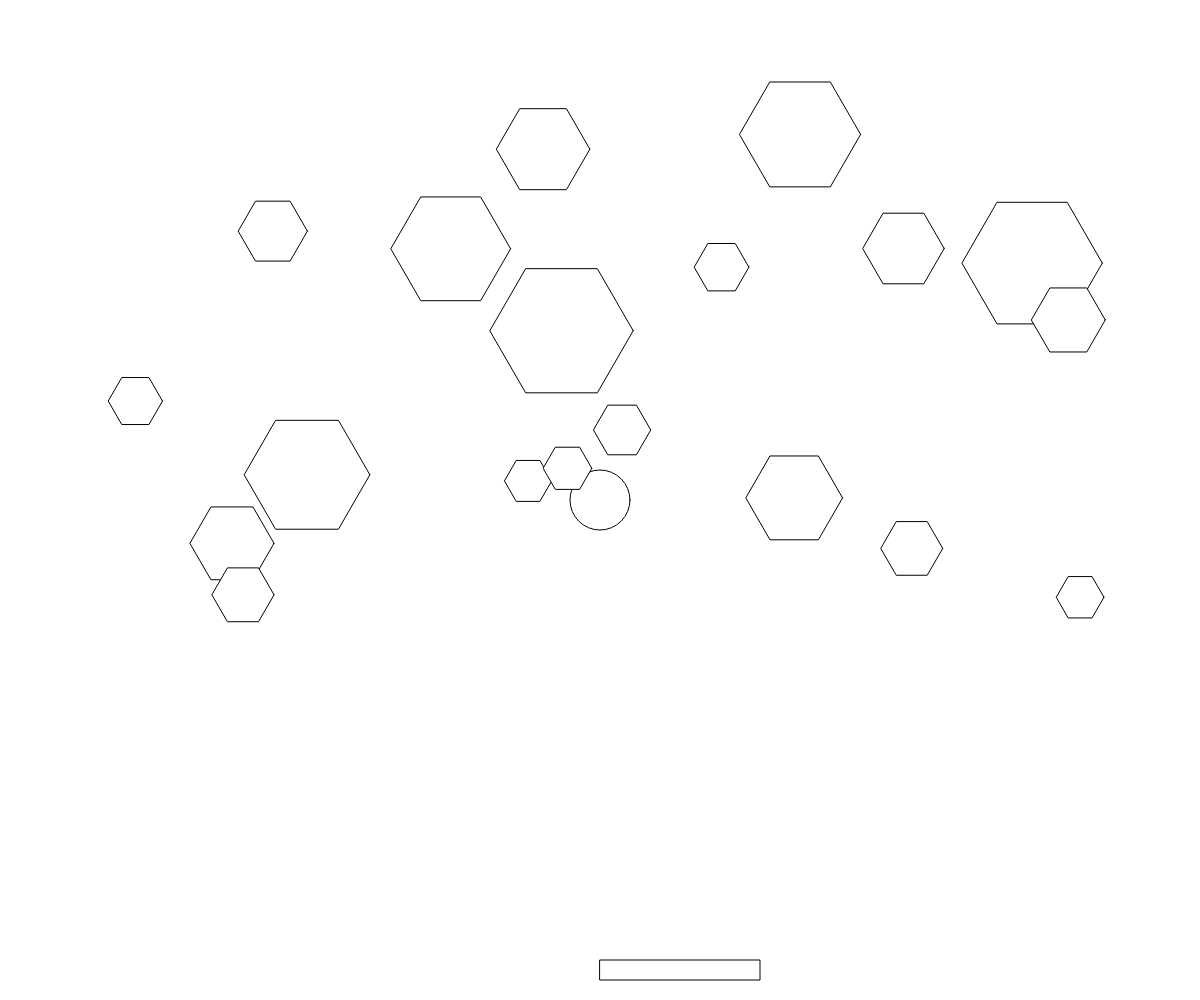
Frame 1 (no input)
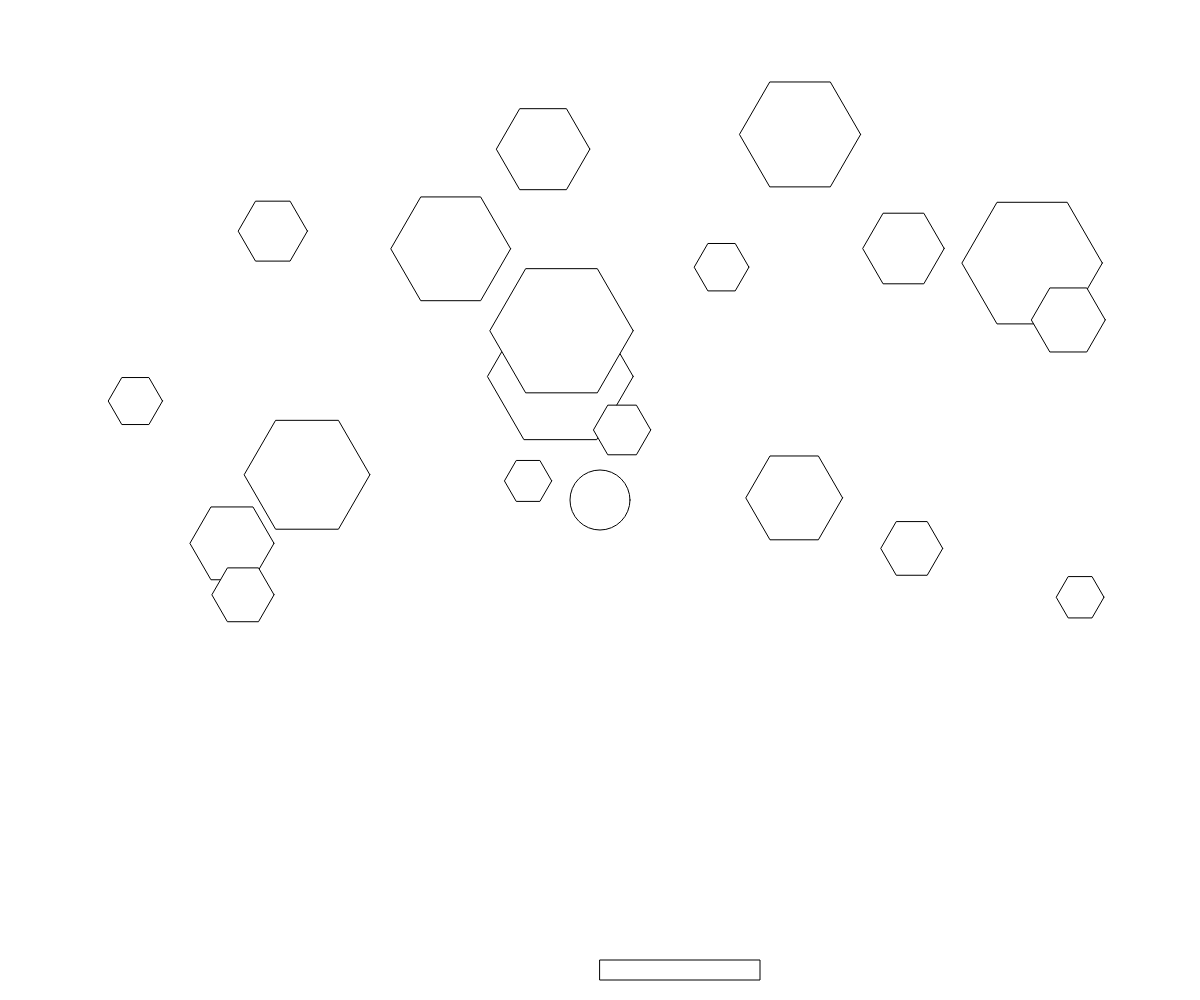
Frame 60 (no input)
Frame 120 (the mouse pressed at the canvas centre since frame 60): identical to frame 60, image omitted

The p5.js sketch that drew these frames (run headless with seeded random() and noise() and a simulated clock; from frame 60 on, the mouse is pressed at the canvas centre):

// p5.js sketch
// ── sketch.js
let paddle
let ball
const bricks = []

let playingGame = false
let win = false
let winText

function setup() {
  createCanvas(windowWidth, windowHeight)
  paddle = new Paddle(160, 20)
  ball = new Ball()
  createBricks(20)
  createText()
}

function draw() {
  background(255)

  paddle.display()

  if (playingGame) paddle.update()
  if (playingGame) paddle.checkEdges()

  ball.display()

  if (playingGame) ball.update()
  if (playingGame) ball.checkEdges()

  if (ball.meets(paddle) && ball.direction.y > 0) {
    ball.direction.y *= -1
  }

  bricks.forEach((brick, i) => {
    if (ball.hits(brick)) {
      if (brick.r > 40) {
        brick.r = brick.r / 2
      } else {
        bricks.splice(i, 1)
      }
      ball.direction.y *= -1
    }
    brick.display()
  })

  if (ball.pos.y > height) {
    playingGame = false
    ball.pos = createVector(width / 2, height / 2)
  }

  if (bricks.length === 0) {
    win = true
    playingGame = false
  }

  if (win) {
    winText.style('display', 'block')
  } else {
    winText.style('display', 'none')
  }
}

function keyPressed() {
  const pressedKey = key.toUpperCase()
  if (pressedKey === 'A') {
    paddle.isMovingLeft = true
  } else if (pressedKey === 'D') {
    paddle.isMovingRight = true
  } else if (pressedKey === 'S') {
    playingGame = true
    win = false
    if (bricks.length === 0) {
      createBricks(20)
    }
  }
}

function keyReleased() {
  paddle.isMovingLeft = false
  paddle.isMovingRight = false
}

function createText() {
  winText = createP('YOU WIN')
  winText.position(width / 2 - 50, 80)
}

function createBricks(count = 20) {
  for (let i = 0; i < count; i++) {
    bricks.push(new Brick())
  }
}

// ── ball.js
class Ball {
  constructor() {
    this.pos = createVector(width / 2, height / 2)
    this.r = 30
    this.direction = createVector(1, 1)
    this.vel = createVector(1, 1).mult(8)
  }

  display() {
    ellipse(this.pos.x, this.pos.y, this.r * 2, this.r * 2)
  }

  update() {
    this.pos.x += this.vel.x * this.direction.x
    this.pos.y += this.vel.y * this.direction.y
  }

  checkEdges() {
    if (this.pos.y < this.r && this.direction.y < 0) {
      this.direction.y *= -1
    } else if (this.pos.x < this.r && this.direction.x < 0) {
      this.direction.x *= -1
    } else if (this.pos.x > width - this.r && this.direction.x > 0) {
      this.direction.x *= -1
    }
  }

  meets(paddle) {
    return (
      this.pos.y < paddle.pos.y &&
      this.pos.y > paddle.pos.y - this.r &&
      this.pos.x > paddle.pos.x - this.r &&
      this.pos.x < paddle.pos.x + paddle.w + this.r
    )
  }

  hits(brick) {
    return (
      dist(this.pos.x, this.pos.y, brick.pos.x, brick.pos.y) < brick.r + this.r
    )
  }
}

// ── brick.js
class Brick {
  constructor() {
    this.r = random(20, 80)
    this.pos = createVector(random(100, width - 100), random(100, height - 400))
    this.total = 6
  }

  display() {
    push()
    translate(this.pos.x, this.pos.y)
    beginShape()
    for (let i = 0; i < this.total; i++) {
      const angle = map(i, 0, this.total, 0, TWO_PI)
      const x = this.r * cos(angle)
      const y = this.r * sin(angle)
      vertex(x, y)
    }
    endShape(CLOSE)
    pop()
  }
}

// ── paddle.js
class Paddle {
  constructor(w, h) {
    this.w = w || 160
    this.h = h || 20
    this.isMovingLeft = false
    this.isMovingRight = false
    this.pos = createVector(width / 2, height - 40)
  }

  display() {
    rect(this.pos.x, this.pos.y, this.w, this.h)
  }

  move(step) {
    this.pos.x += step
  }

  update() {
    if (this.isMovingLeft) {
      this.move(-20)
    } else if (this.isMovingRight) {
      this.move(20)
    }
  }

  checkEdges() {
    if (this.pos.x < 0) {
      this.pos.x = 0
    } else if (this.pos.x > width - this.w) {
      this.pos.x = width - this.w
    }
  }
}
